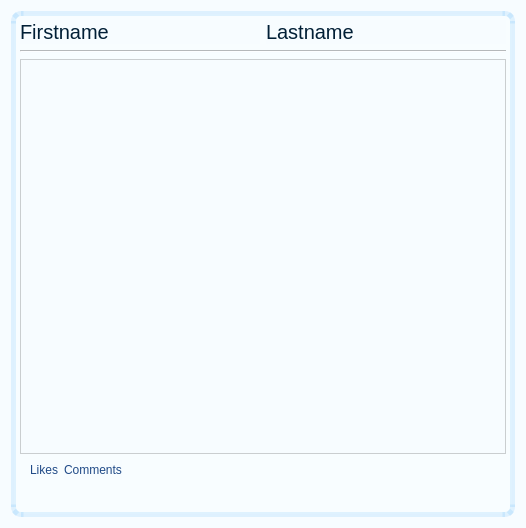
<?xml version="1.0" encoding="UTF-8"?>
<ui version="4.0">
 <class>postWidget</class>
 <widget class="QWidget" name="postWidget">
  <property name="geometry">
   <rect>
    <x>0</x>
    <y>0</y>
    <width>526</width>
    <height>528</height>
   </rect>
  </property>
  <property name="windowTitle">
   <string>Form</string>
  </property>
  <property name="styleSheet">
   <string notr="true">background:rgba(248, 253, 255, 206);
color:rgb(1, 31, 54);
</string>
  </property>
  <layout class="QVBoxLayout" name="verticalLayout_2">
   <item>
    <widget class="QWidget" name="widget" native="true">
     <property name="styleSheet">
      <string notr="true">QWidget#widget{
border:5px solid rgba(68, 170, 248, 35);
border-radius:10px;
color:rgb(1, 31, 54);
}</string>
     </property>
     <layout class="QVBoxLayout" name="verticalLayout">
      <item>
       <layout class="QHBoxLayout" name="horizontalLayout_3">
        <item>
         <widget class="QLabel" name="firstname_label">
          <property name="styleSheet">
           <string notr="true">font-size:15pt</string>
          </property>
          <property name="text">
           <string>Firstname</string>
          </property>
         </widget>
        </item>
        <item>
         <widget class="QLabel" name="lastname_label">
          <property name="styleSheet">
           <string notr="true">font-size:15pt</string>
          </property>
          <property name="text">
           <string>Lastname</string>
          </property>
         </widget>
        </item>
       </layout>
      </item>
      <item>
       <widget class="Line" name="line">
        <property name="orientation">
         <enum>Qt::Horizontal</enum>
        </property>
       </widget>
      </item>
      <item>
       <widget class="QPlainTextEdit" name="content_plainTextEdit">
        <property name="readOnly">
         <bool>true</bool>
        </property>
       </widget>
      </item>
      <item>
       <layout class="QHBoxLayout" name="horizontalLayout_2">
        <property name="leftMargin">
         <number>10</number>
        </property>
        <property name="rightMargin">
         <number>10</number>
        </property>
        <item>
         <widget class="QLabel" name="likes_label">
          <property name="styleSheet">
           <string notr="true">color:rgb(32, 74, 135)
</string>
          </property>
          <property name="text">
           <string>Likes</string>
          </property>
         </widget>
        </item>
        <item>
         <widget class="QLabel" name="comments_label">
          <property name="styleSheet">
           <string notr="true">color:rgb(32, 74, 135);
</string>
          </property>
          <property name="text">
           <string>Comments</string>
          </property>
         </widget>
        </item>
        <item>
         <spacer name="horizontalSpacer_2">
          <property name="orientation">
           <enum>Qt::Horizontal</enum>
          </property>
          <property name="sizeHint" stdset="0">
           <size>
            <width>40</width>
            <height>20</height>
           </size>
          </property>
         </spacer>
        </item>
       </layout>
      </item>
      <item>
       <layout class="QHBoxLayout" name="horizontalLayout">
        <item>
         <widget class="QPushButton" name="like_pushButton">
          <property name="text">
           <string/>
          </property>
          <property name="icon">
           <iconset resource="../resources/resources.qrc">
            <normaloff>:/images/like-empty.png</normaloff>:/images/like-empty.png</iconset>
          </property>
          <property name="iconSize">
           <size>
            <width>25</width>
            <height>25</height>
           </size>
          </property>
          <property name="flat">
           <bool>true</bool>
          </property>
         </widget>
        </item>
        <item>
         <widget class="QPushButton" name="comment_pushButton">
          <property name="text">
           <string/>
          </property>
          <property name="icon">
           <iconset resource="../resources/resources.qrc">
            <normaloff>:/images/comment.png</normaloff>:/images/comment.png</iconset>
          </property>
          <property name="iconSize">
           <size>
            <width>25</width>
            <height>25</height>
           </size>
          </property>
          <property name="flat">
           <bool>true</bool>
          </property>
         </widget>
        </item>
        <item>
         <widget class="QPushButton" name="showComment_pushButton">
          <property name="styleSheet">
           <string notr="true"/>
          </property>
          <property name="text">
           <string/>
          </property>
          <property name="icon">
           <iconset resource="../resources/resources.qrc">
            <normaloff>:/images/eye.png</normaloff>:/images/eye.png</iconset>
          </property>
          <property name="iconSize">
           <size>
            <width>25</width>
            <height>24</height>
           </size>
          </property>
          <property name="flat">
           <bool>true</bool>
          </property>
         </widget>
        </item>
        <item>
         <spacer name="horizontalSpacer">
          <property name="orientation">
           <enum>Qt::Horizontal</enum>
          </property>
          <property name="sizeHint" stdset="0">
           <size>
            <width>40</width>
            <height>20</height>
           </size>
          </property>
         </spacer>
        </item>
       </layout>
      </item>
     </layout>
    </widget>
   </item>
  </layout>
 </widget>
 <resources>
  <include location="../resources/resources.qrc"/>
 </resources>
 <connections/>
</ui>
